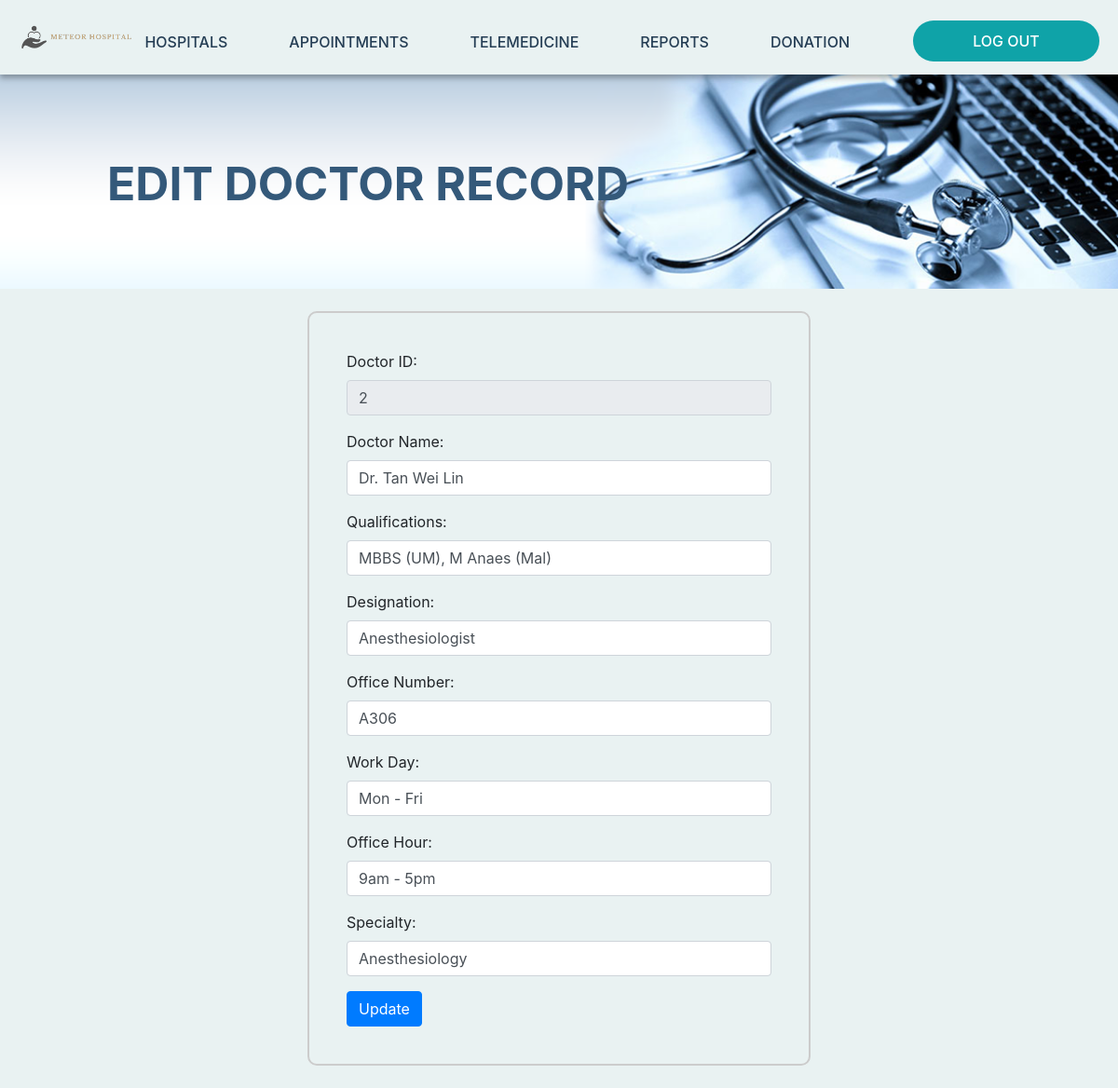
/doctor_edit.php?id=2, run on the app's committed database.
### tables this page shows
CREATE TABLE `doctors` (
  `doctorID` int(11) NOT NULL COMMENT 'Doctor ID',
  `doctorName` varchar(60) NOT NULL COMMENT 'Doctor name',
  `specialtyID` int(11) NOT NULL COMMENT 'Reference to specialties table',
  `qualifications` varchar(255) NOT NULL COMMENT 'Description of ability',
  `designation` varchar(100) DEFAULT NULL COMMENT 'Position in hospital',
  `officeNum` varchar(12) NOT NULL COMMENT 'Office phone number',
  `workDay` varchar(30) NOT NULL DEFAULT 'Mon - Sat' COMMENT 'Working days',
  `officeHour` varchar(30) NOT NULL DEFAULT '8.30am - 6pm' COMMENT 'Office Hour'
);

### doctor_edit.php (the view, shortened to what this page needs)
<?php
include("connection.php");
include("header.php");
include("navigation-admin.php");
$id = $_GET['id'];
$sql = "SELECT * FROM doctors WHERE doctorID=$id";
$result = $mysqli->query($sql);
$specialtyQuery = "SELECT specialtyID, specialtyName FROM specialties";
$specialtyResult = $mysqli->query($specialtyQuery);
?>
<div class="banner-appointment-list">
    <div class="col-md-8 intro">
        <div class="banner-text">
            <p class="page-title">EDIT DOCTOR RECORD</p>
        </div>
    </div>
</div>
<?php
if ($result) {
    if ($result->num_rows > 0) {
        $row = $result->fetch_assoc();
        echo "<div class='container mt-4'>";
        echo "<div class='row justify-content-center'>";
        echo "<div class='col-md-6'>";
        echo "<div class='card custom-form'>";
        echo "<div class='card-body'>";
        echo "<form method='post'>";
        echo "<div class='form-group'>";
        echo "<label for='edit_id'>Doctor ID:</label>";
        echo "<input type='text' class='form-control' id='edit_id' name='edit_id' value='" . $row['doctorID'] . "' readonly>";
        echo "</div>";
        echo "<div class='form-group'>";
        echo "<label for='doctorName'>Doctor Name:</label>";
        echo "<input type='text' class='form-control' name='doctorName' value='" . $row['doctorName'] . "'>";
        echo "</div>";
        echo "<div class='form-group'>";
        echo "<label for='qualifications'>Qualifications:</label>";
        echo "<input type='text' class='form-control' name='qualifications' value='" . $row['qualifications'] . "'>";
        echo "</div>";
        echo "<div class='form-group'>";
        echo "<label for='designation'>Designation:</label>";
        echo "<input type='text' class='form-control' name='designation' value='" . $row['designation'] . "'>";
        echo "</div>";
        echo "<div class='form-group'>";
        echo "<label for='officeNum'>Office Number:</label>";
        echo "<input type='text' class='form-control' name='officeNum' value='" . $row['officeNum'] . "'>";
        echo "</div>";
        echo "<div class='form-group'>";
        echo "<label for='workDay'>Work Day:</label>";
        echo "<input type='text' class='form-control' name='workDay' value='" . $row['workDay'] . "'>";
        echo "</div>";
        echo "<div class='form-group'>";
        echo "<label for='officeHour'>Office Hour:</label>";
        echo "<input type='text' class='form-control' name='officeHour' value='" . $row['officeHour'] . "'>";
        echo "</div>";
        echo "<div class='form-group'>";
        echo "<label for='specialtyID'>Specialty:</label>";
        echo "<select class='form-control' name='specialtyID'>";
        while ($specialtyRow = $specialtyResult->fetch_assoc()) {
            $selected = ($specialtyRow['specialtyID'] == $row['specialtyID']) ? 'selected' : '';
            echo "<option value='" . $specialtyRow['specialtyID'] . "' $selected>" . $specialtyRow['specialtyName'] . "</option>";
        }
        echo "</select>";
        echo "</div>";
        echo "<button type='submit' class='btn btn-primary' name='update'>Update</button>";
        echo "</form>";
        echo "</div>";
        echo "</div>";
        echo "</div>";
    } else {
        echo "<div class='alert alert-danger'>Doctor record not found.</div>";
    }
} else {
    echo "<div class='alert alert-danger'>Error: " . $mysqli->error . "</div>";
}
?>

### index.css (style rules this page uses)
body { background-color: #e9f2f2; }
.banner-appointment-list { margin-left: auto; margin-right: auto; width: 100%; height: 230px; background-image: url("images/admin-appointment.png"); background-size: cover; background-position: center; }
.banner-text { width: 100%; padding-left: 100px; }
.page-title { font-size: 50px; font-weight: 700; color: #34597a; }

### main.css (style rules this page uses)
.intro { padding-top: 80px; }

### patient.css (style rules this page uses)
.card { height: 100%; }

### doctor_edit.php (style rules this page uses)
.custom-form { border: 2px solid #ccc; background-color: transparent; padding: 20px; border-radius: 10px; }

### data on the page
doctors: edit_id "2", doctorName "Dr. Tan Wei Lin", qualifications "MBBS (UM), M Anaes (Mal)", designation "Anesthesiologist", officeNum "A306", workDay "Mon - Fri", officeHour "9am - 5pm"

### other printed values
form field specialtyID "Anesthesiology"
